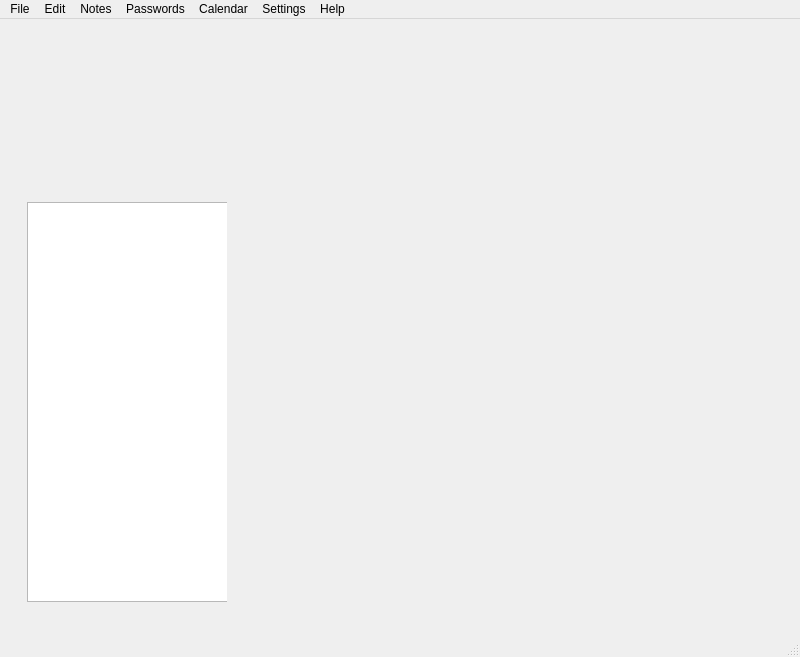
<?xml version="1.0" encoding="UTF-8"?>
<ui version="4.0">
 <class>MainWindow</class>
 <widget class="QMainWindow" name="MainWindow">
  <property name="geometry">
   <rect>
    <x>0</x>
    <y>0</y>
    <width>800</width>
    <height>657</height>
   </rect>
  </property>
  <property name="windowTitle">
   <string>Secure note</string>
  </property>
  <widget class="QWidget" name="centralwidget">
   <layout class="QVBoxLayout" name="verticalLayout">
    <item>
     <widget class="QWidget" name="mainWindow" native="true">
      <layout class="QVBoxLayout" name="verticalLayout_2">
       <item>
        <widget class="TopPanel" name="topPanel" native="true">
         <property name="minimumSize">
          <size>
           <width>0</width>
           <height>150</height>
          </size>
         </property>
        </widget>
       </item>
       <item>
        <widget class="QWidget" name="window" native="true">
         <layout class="QHBoxLayout" name="horizontalLayout">
          <item>
           <widget class="QWidget" name="leftMenu" native="true">
            <property name="minimumSize">
             <size>
              <width>200</width>
              <height>400</height>
             </size>
            </property>
            <widget class="QListWidget" name="leftMenuList">
             <property name="geometry">
              <rect>
               <x>0</x>
               <y>0</y>
               <width>324</width>
               <height>400</height>
              </rect>
             </property>
             <property name="minimumSize">
              <size>
               <width>200</width>
               <height>400</height>
              </size>
             </property>
            </widget>
           </widget>
          </item>
          <item>
           <widget class="QStackedWidget" name="mainArea">
            <widget class="NotesBrowserForm" name="noteBrowser">
             <property name="minimumSize">
              <size>
               <width>400</width>
               <height>400</height>
              </size>
             </property>
            </widget>
            <widget class="CalendarForm" name="calendar"/>
           </widget>
          </item>
         </layout>
        </widget>
       </item>
      </layout>
     </widget>
    </item>
   </layout>
  </widget>
  <widget class="QMenuBar" name="menubar">
   <property name="geometry">
    <rect>
     <x>0</x>
     <y>0</y>
     <width>800</width>
     <height>25</height>
    </rect>
   </property>
   <widget class="QMenu" name="menuFile">
    <property name="title">
     <string>File</string>
    </property>
    <addaction name="actionOpen"/>
    <addaction name="actionClose"/>
   </widget>
   <widget class="QMenu" name="menuEdit">
    <property name="title">
     <string>Edit</string>
    </property>
   </widget>
   <widget class="QMenu" name="menuHelp">
    <property name="title">
     <string>Help</string>
    </property>
   </widget>
   <widget class="QMenu" name="menuNotes">
    <property name="title">
     <string>Notes</string>
    </property>
    <addaction name="actionNew"/>
    <addaction name="actionSearch"/>
    <addaction name="actionRemove"/>
   </widget>
   <widget class="QMenu" name="menuPasswords">
    <property name="title">
     <string>Passwords</string>
    </property>
    <addaction name="actionBrowse_passwords"/>
    <addaction name="actionGenerate_passwords"/>
    <addaction name="actionTest_password_strength"/>
   </widget>
   <widget class="QMenu" name="menuSettings">
    <property name="title">
     <string>Settings</string>
    </property>
   </widget>
   <widget class="QMenu" name="menuCalendar">
    <property name="title">
     <string>Calendar</string>
    </property>
   </widget>
   <addaction name="menuFile"/>
   <addaction name="menuEdit"/>
   <addaction name="menuNotes"/>
   <addaction name="menuPasswords"/>
   <addaction name="menuCalendar"/>
   <addaction name="menuSettings"/>
   <addaction name="menuHelp"/>
  </widget>
  <widget class="QStatusBar" name="statusbar"/>
  <action name="actionOpen">
   <property name="text">
    <string>Open</string>
   </property>
  </action>
  <action name="actionClose">
   <property name="text">
    <string>Close</string>
   </property>
  </action>
  <action name="actionSearch">
   <property name="text">
    <string>Search</string>
   </property>
  </action>
  <action name="actionRemove">
   <property name="text">
    <string>Remove</string>
   </property>
  </action>
  <action name="actionBrowse_passwords">
   <property name="text">
    <string>Browse passwords</string>
   </property>
  </action>
  <action name="actionGenerate_passwords">
   <property name="text">
    <string>Generate passwords</string>
   </property>
  </action>
  <action name="actionTest_password_strength">
   <property name="text">
    <string>Test password strength</string>
   </property>
  </action>
  <action name="actionNew">
   <property name="text">
    <string>New note</string>
   </property>
  </action>
 </widget>
 <customwidgets>
  <customwidget>
   <class>TopPanel</class>
   <extends>QWidget</extends>
   <header>GUI/TopPanel.h</header>
   <container>1</container>
  </customwidget>
  <customwidget>
   <class>NotesBrowserForm</class>
   <extends>QWidget</extends>
   <header>GUI/NotesBrowserForm.h</header>
   <container>1</container>
  </customwidget>
  <customwidget>
   <class>CalendarForm</class>
   <extends>QWidget</extends>
   <header>GUI/CalendarForm.h</header>
   <container>1</container>
  </customwidget>
 </customwidgets>
 <resources/>
 <connections/>
</ui>
